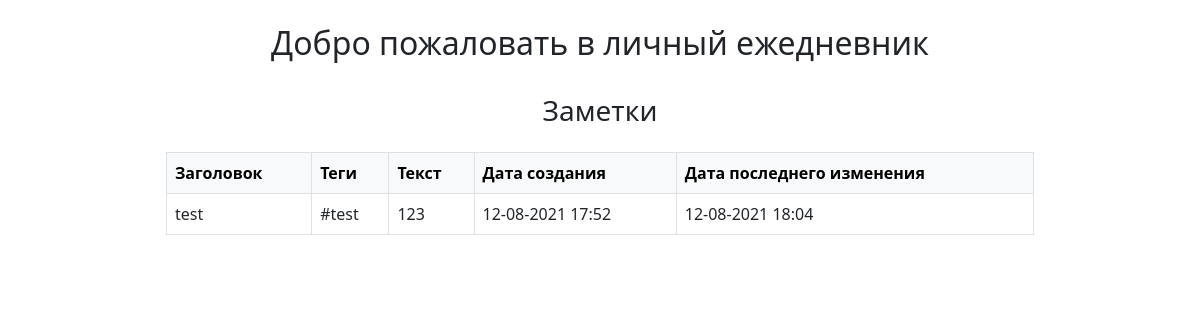
The page / (signed in) on the database as committed earlier.
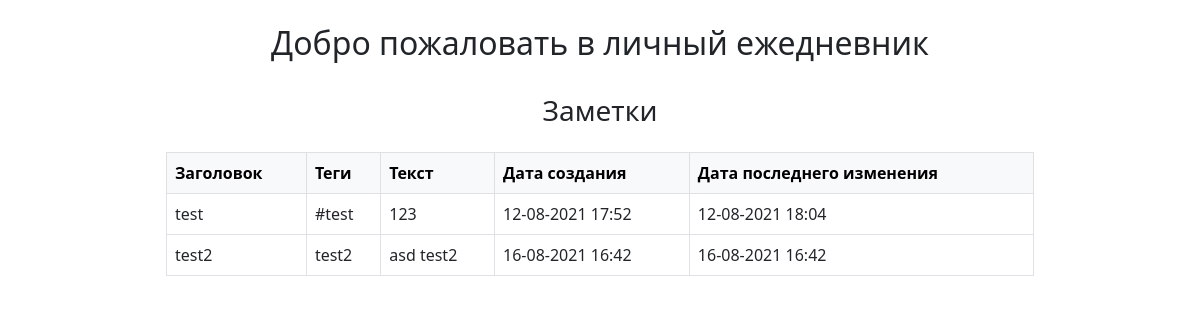
The same page on the database as committed later.
### notes/models.py (models this page shows, shortened)
class Topic(models.Model):
    owner = models.ForeignKey(User, on_delete=models.CASCADE)
    header = models.CharField(max_length=100)
    tags = models.CharField(max_length=100, blank=True)
    text = models.TextField()
    date_added = models.DateTimeField(auto_now_add=True)
    date_last_saved = models.DateTimeField(auto_now_add=True)
    def get_fields(self):
        fields = {
            'header': self.header,
            'tags': self.tags,
            'text': self.text,
            'date_added': self.date_added.strftime("%d-%m-%Y %H:%M"),
            'date_last_saved': self.date_last_saved.strftime("%d-%m-%Y %H:%M"),
        }
        return fields

### notes/views.py (the view)
# urls.py: path('', index, name='index'),
def index(requests):
    user_id = requests.user.pk
    data = Topic.objects.filter(owner=user_id)
    context = {
        'data': data,
    }
    return render(requests, 'index.html', context)

### notes/templates/index.html (shortened to what this page needs)
{% extends "base.html" %}
{% block content %}
<br>
<div align="center">
    <h2>Добро пожаловать в личный ежедневник</h2><br>
        <div align="center">
            <h3>Заметки</h3>
            <div class="w-75 p-3">
            <table class="table table-bordered">
                    <thead class="table-light">
                        <tr>
                            <th>Заголовок</th>
                            <th>Теги</th>
                            <th>Текст</th>
                            <th>Дата создания</th>
                            <th>Дата последнего изменения</th>
                        </tr>
                    </thead>
                {% for note in data %}
                <tr>
                    <td>{{ note.get_fields.header }}</td>
                    <td>{{ note.get_fields.tags }}</td>
                    <td>{{ note.get_fields.text }}</td>
                    <td>{{ note.get_fields.date_added }}</td>
                    <td>{{ note.get_fields.date_last_saved }}</td>
                </tr>
                {% endfor %}
            </table>
            </div>
        </div>
</div>
{% endblock %}

### notes/templates/base.html (shortened to what this page needs)
<!doctype html>
<html lang="ru">
  <head>
    <link href="https://cdn.jsdelivr.net/npm/bootstrap@5.0.1/dist/css/bootstrap.min.css" rel="stylesheet">
  </head>
  <body>
  {% block content %}
  {% endblock %}
  </body>
</html>

Rows that differ between the two databases and show on the page:
added Topic: get_fields.header "test2", get_fields.tags "test2", get_fields.text "asd test2", get_fields.date_added "16-08-2021 16:42", get_fields.date_last_saved "16-08-2021 16:42"
